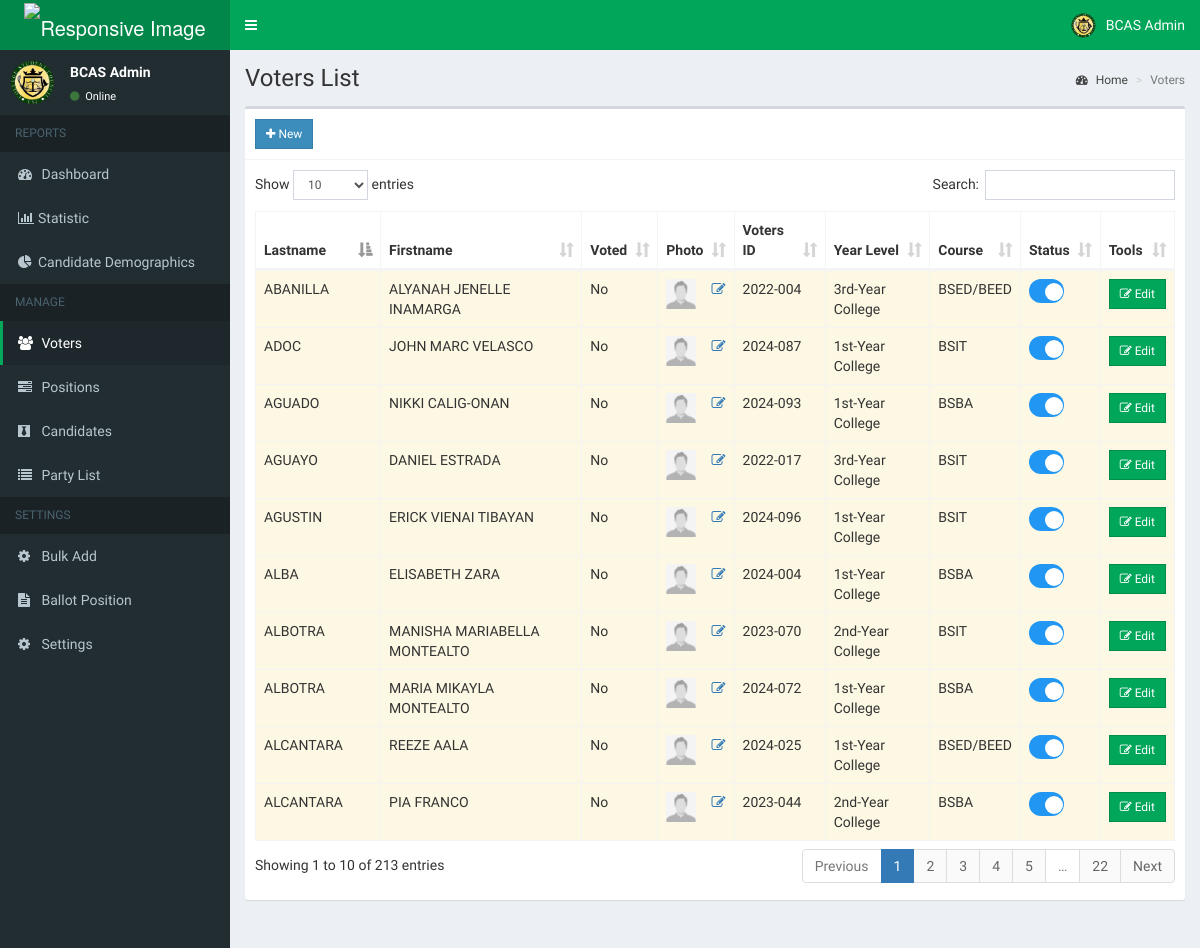
Screenshot of /admin/voters.php (signed in) with the database file from the repository.
### tables this page shows
CREATE TABLE `voters` (
  `id` int(11) NOT NULL,
  `voters_id` varchar(15) NOT NULL,
  `password` varchar(60) NOT NULL,
  `firstname` varchar(30) NOT NULL,
  `lastname` varchar(30) NOT NULL,
  `year` int(255) NOT NULL,
  `course` int(11) NOT NULL,
  `voted` tinyint(1) NOT NULL,
  `photo` varchar(150) NOT NULL,
  `status` tinyint(1) NOT NULL
);

CREATE TABLE `years` (
  `id` int(11) NOT NULL,
  `description` text NOT NULL
);

CREATE TABLE `course` (
  `id` int(11) NOT NULL,
  `description` text NOT NULL
);

### admin/includes/session.php (called while the page is built, shortened)
<?php
	include 'includes/conn.php';
	$sql = "SELECT * FROM admin WHERE id = '".$_SESSION['admin']."'";
	$query = $conn->query($sql);
	$user = $query->fetch_assoc();
?>

### admin/voters.php (the view, shortened to what this page needs)
<?php include 'includes/session.php'; ?>
<?php include 'includes/header.php'; ?>
<body class="hold-transition skin-green sidebar-mini">
<div class="wrapper">
  <?php include 'includes/navbar.php'; ?>
  <?php include 'includes/menubar.php'; ?>
  <div class="content-wrapper">
    <section class="content-header">
      <h1>
        Voters List
      </h1>
      <ol class="breadcrumb">
        <li><a href="#"><i class="fa fa-dashboard"></i> Home</a></li>
        <li class="active">Voters</li>
      </ol>
    </section>
    <section class="content">
      <div class="row">
        <div class="col-xs-12">
          <div class="box">
            <div class="box-header with-border">
              <a href="#addnew" data-toggle="modal" class="btn btn-primary btn-sm btn-flat"><i class="fa fa-plus"></i> New</a>
            </div>
            <div class="box-body">
              <table id="example1" class="table table-bordered">
                <thead>
                  <th>Lastname</th>
                  <th>Firstname</th>
                  <th>Voted</th>
                  <th>Photo</th>
                  <th>Voters ID</th>
                  <th>Year Level</th>
                  <th>Course</th>
                  <th>Status</th>
                  <th>Tools</th>
                </thead>
                <tbody>
                  <?php
                    $sql = "SELECT v.*, y.description AS y_des, c.description AS c_des FROM voters v JOIN years y ON v.year=y.id JOIN course c ON v.course = c.id";
                    $query = $conn->query($sql);
                    while($row = $query->fetch_assoc()){
                      $voted =  ($row['voted'] == true) ? 'bg-success' : 'bg-warning';
                      $vote_status = ($row['voted'] == true) ? 'Yes' : 'No';
                      $voter_status = ($row['status'] == true) ? 'checked':'';
                      $image = (!empty($row['photo'])) ? '../images/'.$row['photo'] : '../images/profile.jpg';
                      echo "
                        <tr class='".$voted."'>
                          <td>".$row['lastname']."</td>
                          <td>".$row['firstname']."</td>
                          <td>".$vote_status."</td>
                          <td>
                            <img src='".$image."' width='30px' height='30px'>
                            <a href='#edit_photo' data-toggle='modal' class='pull-right photo' data-id='".$row['id']."'><span class='fa fa-edit'></span></a>
                          </td>
                          <td>".$row['voters_id']."</td>
                          <td>".$row['y_des']."</td>
                          <td>".$row['c_des']."</td>
                          <td>
                            <label class=' switch'>
                              <input type='checkbox' class='status' data-id='".$row['id']."' ".$voter_status.">
                              <span class='slider round'></span>
                            </label>
                          </td>
                          <td>
                            <button class='btn btn-success btn-sm edit btn-flat' data-id='".$row['id']."'><i class='fa fa-edit'></i> Edit</button>
                          </td>
                        </tr>
                      ";
                    }
                  ?>
                </tbody>
              </table>
            </div>
          </div>
        </div>
      </div>
    </section>
  </div>
</div>
</body>
</html>

### admin/includes/navbar.php (shortened to what this page needs)
<header class="main-header">
  <a href="#" class="logo">
    <span class="logo-lg"><img src="../images/banner.png" class="img-fluid" alt="Responsive Image" width="75%" height="auto"></span>
  </a>
  <nav class="navbar navbar-static-top">
    <a href="#" class="sidebar-toggle" data-toggle="push-menu" role="button">
    </a>
    <div class="navbar-custom-menu">
      <ul class="nav navbar-nav">
        <li class="dropdown user user-menu">
          <a href="#" class="dropdown-toggle" data-toggle="dropdown">
            <img src="<?php echo (!empty($user['photo'])) ? '../images/'.$user['photo'] : '../images/profile.jpg'; ?>" class="user-image" alt="User Image">
            <span class="hidden-xs"><?php echo $user['firstname'].' '.$user['lastname']; ?></span>
          </a>
        </li>
      </ul>
    </div>
  </nav>
</header>

### admin/includes/menubar.php (shortened to what this page needs)
<aside class="main-sidebar">
  <section class="sidebar">
    <div class="user-panel">
      <div class="pull-left image">
        <img src="<?php echo (!empty($user['photo'])) ? '../images/'.$user['photo'] : '../images/profile.jpg'; ?>" class="img-circle" alt="User Image">
      </div>
      <div class="pull-left info">
        <p><?php echo $user['firstname'].' '.$user['lastname']; ?></p>
        <a><i class="fa fa-circle text-success"></i> Online</a>
      </div>
    </div>
    <ul class="sidebar-menu" data-widget="tree">
      <li class="header">REPORTS</li>
      <li class=""><a href="home.php"><i class="fa fa-dashboard"></i> <span>Dashboard</span></a></li>
      <li class=""><a href="ScoreBoard.php"><i class="fa fa-bar-chart"></i><span>Statistic</span></a></li>
      <li class=""><a href="CandidateDemographics.php"><i class="fa fa-pie-chart"></i><span>Candidate Demographics</span></a></li>
      <li class="header">MANAGE</li>
      <li class=""><a href="voters.php"><i class="fa fa-users"></i> <span>Voters</span></a></li>
      <li class=""><a href="positions.php"><i class="fa fa-tasks"></i> <span>Positions</span></a></li>
      <li class=""><a href="candidates.php" id="candidates_tab"><i class="fa fa-black-tie"></i> <span>Candidates</span></a></li>
      <li class=""><a href="partylist.php"><i class="fa fa-list"></i> <span>Party List</span></a></li>
      <li class="header">SETTINGS</li>
      <li class=""><a href="bulk_import.php"><i class="fa fa-cog"></i> <span>Bulk Add</span></a></li>
      <li class=""><a href="ballot.php"><i class="fa fa-file-text"></i> <span>Ballot Position</span></a></li>
      <li class=""><a href="settings.php"><i class="fa fa-cog"></i> <span>Settings</span></a></li>
    </ul>
  </section>
</aside>

### admin/includes/header.php (style rules this page uses)
.switch { position: relative; display: inline-block; width: 35px; height: 23.8px; }
.slider { position: absolute; cursor: pointer; top: 0; left: 0; right: 0; bottom: 0; background-color: #ccc; -webkit-transition: .4s; transition: .4s; }
.slider:before { position: absolute; content: ""; height: 18.2px; width: 18.2px; left: 2.5px; bottom: 2.5px; background-color: white; -webkit-transition: .4s; transition: .4s; }
input:checked + .slider { background-color: #2196F3; }
input:checked + .slider:before { -webkit-transform: translateX(13px); -ms-transform: translateX(13px); transform: translateX(13px); }
.slider.round { border-radius: 17px; }
.slider.round:before { border-radius: 50%; }

### rows the page displays
voters: lastname "ADOC", firstname "JOHN MARC VELASCO", voted "No", voters "2024-087", years.description "1st-Year College", course.description "BSIT"
voters: lastname "AGUSTIN", firstname "ERICK VIENAI TIBAYAN", voted "No", voters "2024-096", years.description "1st-Year College", course.description "BSIT"
voters: lastname "ALBOTRA", firstname "MANISHA MARIABELLA MONTEALTO", voted "No", voters "2023-070", years.description "2nd-Year College", course.description "BSIT"
voters: lastname "AGUAYO", firstname "DANIEL ESTRADA", voted "No", voters "2022-017", years.description "3rd-Year College", course.description "BSIT"
voters: lastname "ALCANTARA", firstname "REEZE AALA", voted "No", voters "2024-025", years.description "1st-Year College", course.description "BSED/BEED"
voters: lastname "ABANILLA", firstname "ALYANAH JENELLE INAMARGA", voted "No", voters "2022-004", years.description "3rd-Year College", course.description "BSED/BEED"
voters: lastname "AGUADO", firstname "NIKKI CALIG-ONAN", voted "No", voters "2024-093", years.description "1st-Year College", course.description "BSBA"
voters: lastname "ALBA", firstname "ELISABETH ZARA", voted "No", voters "2024-004", years.description "1st-Year College", course.description "BSBA"
voters: lastname "ALBOTRA", firstname "MARIA MIKAYLA MONTEALTO", voted "No", voters "2024-072", years.description "1st-Year College", course.description "BSBA"
voters: lastname "ALCANTARA", firstname "PIA FRANCO", voted "No", voters "2023-044", years.description "2nd-Year College", course.description "BSBA"

### other values shown
$user['firstname'] "BCAS"
$user['lastname'] "Admin"
